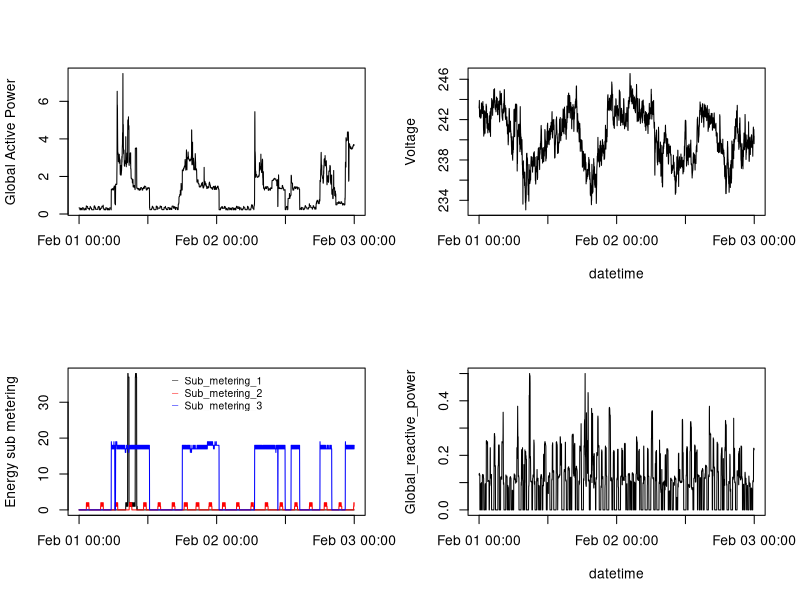

The R script that drew this image:
library(lubridate)
library(data.table)

# read in file
pwrs <- read.csv("./Data/pwr_subset.txt", header = TRUE, stringsAsFactors = FALSE)
pwrs$Tstamp <- ymd_hms(paste(pwrs$Date,pwrs$Time))

par(mfcol = c(2,2))

# Create plot1
with(pwrs, plot(Tstamp,Global_active_power,type="l", ylab="Global Active Power", xlab=""))

#Create plot2
with(pwrs, plot(Tstamp,Sub_metering_1,type="l", ylab="Energy sub metering", xlab=""))
with(pwrs, points(Tstamp,Sub_metering_2,type="l", col = "Red"))
with(pwrs, points(Tstamp,Sub_metering_3,type="l", col = "Blue"))
legend("top", pch = "_", col = c("black", "red", "blue"), legend = c("Sub_metering_1", "Sub_metering_2", "Sub_metering_3"), bty = "n", cex = 0.75)

#Create plot3
with(pwrs, plot(Tstamp,Voltage,type="l", ylab="Voltage", xlab="datetime"))

#Create plot4
with(pwrs, plot(Tstamp,Global_reactive_power,type="l", ylab="Global_reactive_power", xlab="datetime"))

dev.copy(png, file = "plot4.png", width = 480, height = 480)
dev.off()


